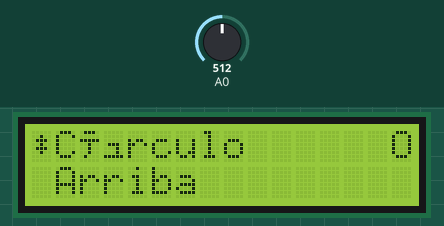
The sketch below on a simulated Arduino Uno, built with avr-gcc and run on an emulated ATmega328P. Parts: 16×2 character LCD. Wiring (inferred from the names in the program): character LCD (HD44780): RS pin 8; E pin 9; backlight pin 10; data pin 4, pin 5, pin 6, pin 7. The test bench sets the inputs (shaded band); at power-on: A0 = 512.

Above: at 1.4 s.
1.5 s: A0 set to 488
At 2.1 s:
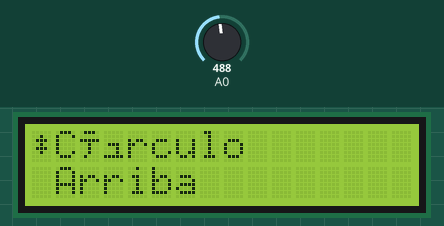
3.0 s: A0 set to 309
4.5 s: A0 set to 285
At 5.7 s:
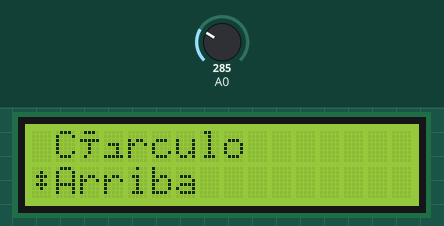
6.0 s: A0 set to 510
At 6.7 s:
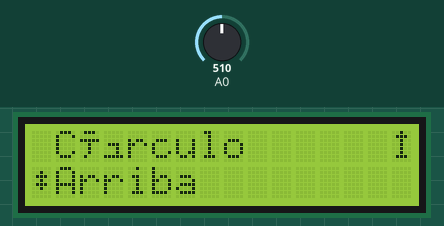
7.5 s: A0 set to 290
At 8.7 s:
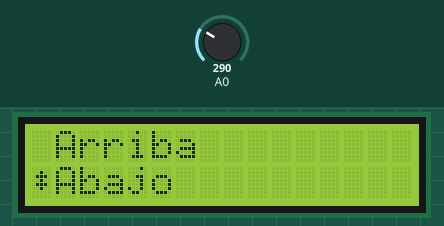
9.0 s: A0 set to 306
At 10.1 s:
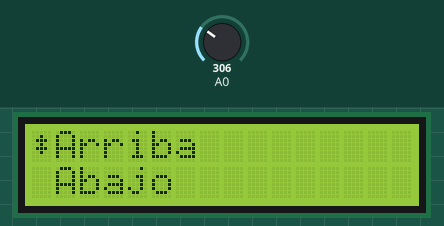
Timing chart, 0 to 11.5 s (numbered marks = the images above; inputs shaded):
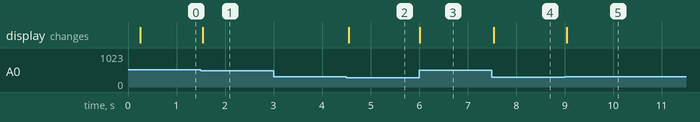

The sketch:

CaracteresPerzonalizados.ino
```cpp
#include <avr/io.h>
#include <util/delay.h>
#include <stdio.h>

// ==================== Pines del LCD ====================
#define LCD_RS PB0
#define LCD_EN PB1
#define LCD_D4 PD4
#define LCD_D5 PD5
#define LCD_D6 PD6
#define LCD_D7 PD7
#define LCD_BL PB2

#define BUTTON_PIN 0  // ADC0

// ==================== Botones ====================
enum LCDButton {
    ButtonNone = 0,
    ButtonRight = 1,
    ButtonUp = 2,
    ButtonDown = 3,
    ButtonLeft = 4,
    ButtonSelect = 5
};

// ==================== Funciones LCD ====================
void lcdPulseEnable() {
    PORTB &= ~(1<<LCD_EN);
    _delay_us(1);
    PORTB |= (1<<LCD_EN);
    _delay_us(1);
    PORTB &= ~(1<<LCD_EN);
    _delay_us(100);
}

void lcdWrite4bits(uint8_t nibble, uint8_t isData) {
    if(isData) PORTB |= (1<<LCD_RS);
    else PORTB &= ~(1<<LCD_RS);

    if(nibble & 0x01) PORTD |= (1<<LCD_D4); else PORTD &= ~(1<<LCD_D4);
    if(nibble & 0x02) PORTD |= (1<<LCD_D5); else PORTD &= ~(1<<LCD_D5);
    if(nibble & 0x04) PORTD |= (1<<LCD_D6); else PORTD &= ~(1<<LCD_D6);
    if(nibble & 0x08) PORTD |= (1<<LCD_D7); else PORTD &= ~(1<<LCD_D7);

    lcdPulseEnable();
}

void lcdCommand(uint8_t cmd) {
    lcdWrite4bits(cmd >> 4, 0);
    lcdWrite4bits(cmd & 0x0F, 0);
    _delay_ms(2);
}

void lcdData(uint8_t data) {
    lcdWrite4bits(data >> 4, 1);
    lcdWrite4bits(data & 0x0F, 1);
    _delay_ms(2);
}

void lcdInit() {
    DDRB |= (1<<LCD_RS)|(1<<LCD_EN)|(1<<LCD_BL);
    DDRD |= (1<<LCD_D4)|(1<<LCD_D5)|(1<<LCD_D6)|(1<<LCD_D7);
    PORTB |= (1<<LCD_BL);
    _delay_ms(50);

    lcdWrite4bits(0x03, 0); _delay_ms(5);
    lcdWrite4bits(0x03, 0); _delay_us(150);
    lcdWrite4bits(0x03, 0);
    lcdWrite4bits(0x02, 0); // 4-bit mode

    lcdCommand(0x28); // 4-bit, 2 líneas, 5x8
    lcdCommand(0x0C); // Display ON, cursor OFF
    lcdCommand(0x06); // Incrementar cursor
    lcdCommand(0x01); // Clear display
    _delay_ms(2);
}

void lcdSetCursor(uint8_t col, uint8_t row) {
    uint8_t row_offsets[] = {0x00, 0x40};
    lcdCommand(0x80 | (col + row_offsets[row]));
}

void lcdPrint(const char* str) {
    while(*str) lcdData(*str++);
}

void lcdWriteChar(uint8_t location) { lcdData(location); }

void lcdBacklightOn() { PORTB |= (1<<LCD_BL); }
void lcdBacklightOff() { PORTB &= ~(1<<LCD_BL); }

// ==================== Botones ====================
LCDButton getButtons() {
    static LCDButton keyLast = ButtonNone;
    static unsigned long keyTimeLast = 0;

    int analogKey;
    ADMUX = (1<<REFS0) | (BUTTON_PIN & 0x07);
    ADCSRA |= (1<<ADSC);
    while(ADCSRA & (1<<ADSC));
    analogKey = ADC;

    LCDButton key;
    if ((millis() - keyTimeLast) < 50) return ButtonNone;
    keyTimeLast = millis();

    if (analogKey < 50) key = ButtonRight;
    else if (analogKey < 200) key = ButtonUp;
    else if (analogKey < 300) key = ButtonDown;
    else if (analogKey < 500) key = ButtonLeft;
    else if (analogKey < 700) key = ButtonSelect;
    else key = ButtonNone;

    if (key == keyLast) return ButtonNone;
    keyLast = key;
    return key;
}

// ==================== Caracteres personalizados ====================
uint8_t customChars[8][8] = {
    {0x0E,0x11,0x11,0x11,0x11,0x11,0x0E,0x00}, // 0: círculo
    {0x04,0x0E,0x04,0x04,0x04,0x04,0x0E,0x00}, // 1: flecha arriba
    {0x04,0x04,0x04,0x04,0x04,0x0E,0x04,0x00}, // 2: flecha abajo
    {0x04,0x0E,0x1F,0x04,0x04,0x04,0x04,0x00}, // 3: flecha derecha
    {0x04,0x04,0x04,0x04,0x1F,0x0E,0x04,0x00}, // 4: flecha izquierda
    {0x00,0x0A,0x0E,0x1F,0x0E,0x0A,0x00,0x00}, // 5: corazón
    {0x00,0x0A,0x1F,0x1F,0x1F,0x0E,0x04,0x00}, // 6: estrella
    {0x00,0x04,0x0E,0x04,0x0E,0x04,0x00,0x00}  // 7: triángulo
};

void loadCustomChars() {
    lcdCommand(0x40);
    for(uint8_t i=0;i<8;i++)
        for(uint8_t j=0;j<8;j++)
            lcdData(customChars[i][j]);
}

// ==================== Menú ====================
const char* menuItems[] = {"Círculo","Arriba","Abajo","Izquierda","Derecha","Corazón"};
const uint8_t menuChars[] = {0,1,2,4,3,5}; // carácter asociado
uint8_t menuIndex = 0;
uint8_t topLine = 0;

// Mostrar menú y el carácter seleccionado (en esquina superior derecha)
void showMenu() {
    lcdCommand(0x01); // limpiar pantalla
    for(uint8_t i=0;i<2;i++) {
        uint8_t item = topLine + i;
        lcdSetCursor(0,i);
        if(item == menuIndex) lcdWriteChar(7); // indicador ">"
        else lcdPrint(" ");
        lcdPrint(menuItems[item]);
    }
}

// ==================== Setup y Loop ====================
void setup() {
    lcdInit();
    lcdBacklightOn();
    loadCustomChars();
    showMenu();
}

void loop() {
    static uint8_t displayedChar = 0xFF;
    LCDButton btn = getButtons();

    if(btn == ButtonUp) {
        if(menuIndex > 0) menuIndex--;
        if(menuIndex < topLine) topLine--;
        showMenu();
    } else if(btn == ButtonDown) {
        if(menuIndex < 5) menuIndex++;
        if(menuIndex > topLine+1) topLine++;
        showMenu();
    } else if(btn == ButtonLeft) {
        if(menuIndex > 0) menuIndex--;
        if(menuIndex < topLine) topLine--;
        showMenu();
    } else if(btn == ButtonRight) {
        if(menuIndex < 5) menuIndex++;
        if(menuIndex > topLine+1) topLine++;
        showMenu();
    } else if(btn == ButtonSelect) {
        displayedChar = menuChars[menuIndex];
        lcdSetCursor(15,0);
        lcdWriteChar(displayedChar);
    }
}
```

Measured:
- the behaviour switches between 500 and 499 on A0 (found by bisection; images 0 and 1)
- the behaviour switches between 300 and 299 on A0 (found by bisection; images 1 and 2)
- after the input at 1.5 s, the display: changes at once (image 1)
- after the input at 3.0 s, every drawn part: stays the same
- after the input at 4.5 s, the display: changes after 0.05 s (image 2)
- after the input at 6.0 s, the display: changes at once (image 3)
- after the input at 7.5 s, the display: changes at once (image 4)
- after the input at 9.0 s, the display: changes at once (image 5)
